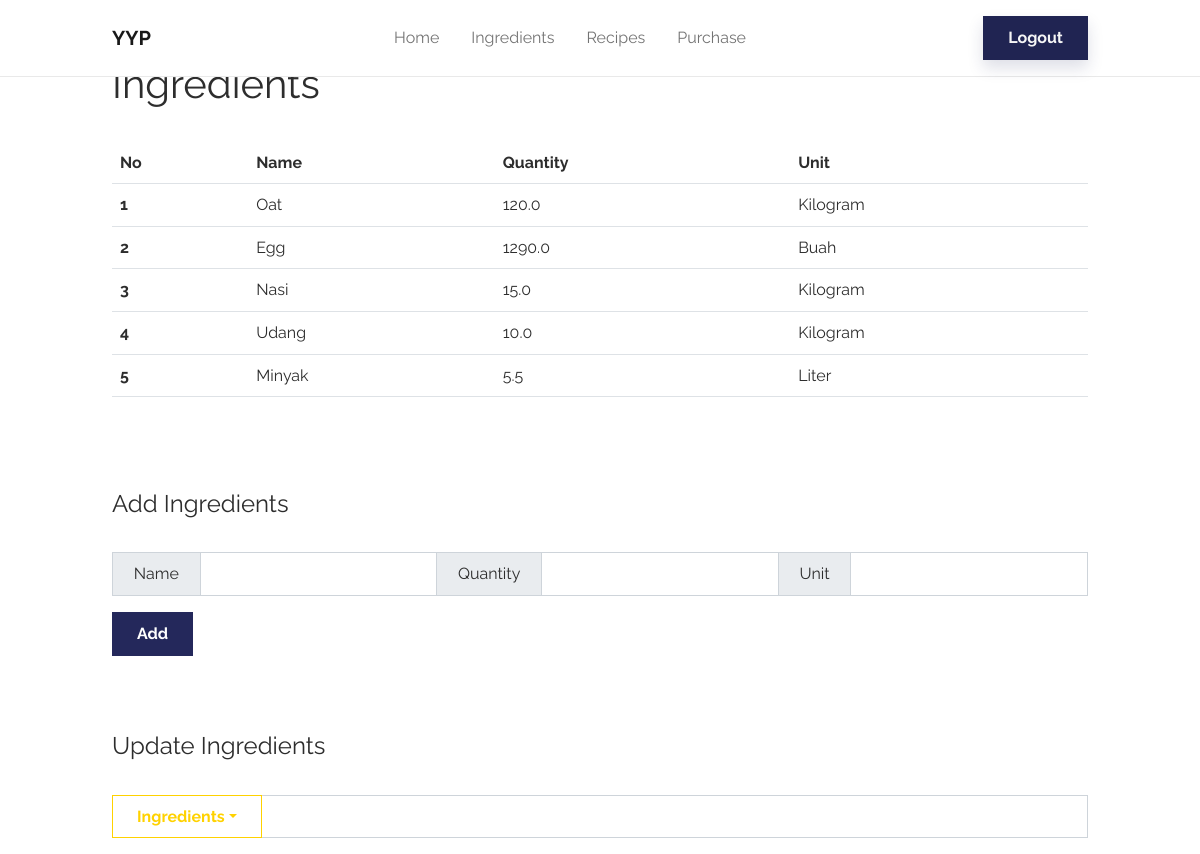
The page /ingredients (signed in) on the database its author committed.
### DjangoDelight/models.py (models this page shows)
class Ingredients(models.Model):
    name = models.CharField(max_length=250)
    quantity = models.FloatField(default=0)
    unit = models.CharField(max_length=10, default="buah")

### DjangoDelight/views.py (the view)
# urls.py: path('ingredients', views.ingredients, name="ingredients"),
def ingredients(request):
    ingredient = Ingredients.objects.all()
    return render(request, 'DjangoDelight/add_ingredients.html', {'ingredient': ingredient})

### DjangoDelight/templates/DjangoDelight/add_ingredients.html (shortened to what this page needs)
{% extends 'base.html' %}
{% block content %}
    <div>
        <h1>Ingredients</h1>
        <br>
        <table class="table">
          <thead>
            <tr>
              <th scope="col">No</th>
              <th scope="col">Name</th>
              <th scope="col">Quantity</th>
              <th scope="col">Unit</th>
            </tr>
          </thead>
          <tbody>
            {% for item in ingredient %}
            <tr>
              <th scope="row">{{ item.id }}</th>
              <td>{{ item.name }}</td>
              <td>{{ item.quantity }}</td>
              <td>{{ item.unit }}</td>
            </tr>
            {% endfor %}
          </tbody>
        </table>
        <br>
        <br>
        <br>
        <h4> Add Ingredients </h4>
        <br>
        <form method="post" action="{% url 'addIngredients' %}">
        <div class="input-group mb-3">
            <span class="input-group-text">Name</span>
            <input type="text" class="form-control" name="name">
            <span class="input-group-text">Quantity</span>
            <input type="text" class="form-control" name="quantity">
            <span class="input-group-text">Unit</span>
            <input type="text" class="form-control" name="unit">
        </div>
        <button type="submit" class="btn btn-primary">Add</button>
        <br>
        <br>
        <br>
        <br>
        </form>
        <h4> Update Ingredients </h4>
        <br>
        <form method="post">
            <div class="input-group mb-3">
              <button class="btn btn-outline-secondary dropdown-toggle" type="button" data-bs-toggle="dropdown" aria-expanded="false">Ingredients</button>
              <input type="text" class="form-control" aria-label="Text input with dropdown button">
            </div>
        </form>
{% endblock content %}

### rows shown on the page
Ingredients: id "1", name "Oat", quantity "120.0", unit "Kilogram"
Ingredients: id "2", name "Egg", quantity "1290.0", unit "Buah"
Ingredients: id "3", name "Nasi", quantity "15.0", unit "Kilogram"
Ingredients: id "4", name "Udang", quantity "10.0", unit "Kilogram"
Ingredients: id "5", name "Minyak", quantity "5.5", unit "Liter"
